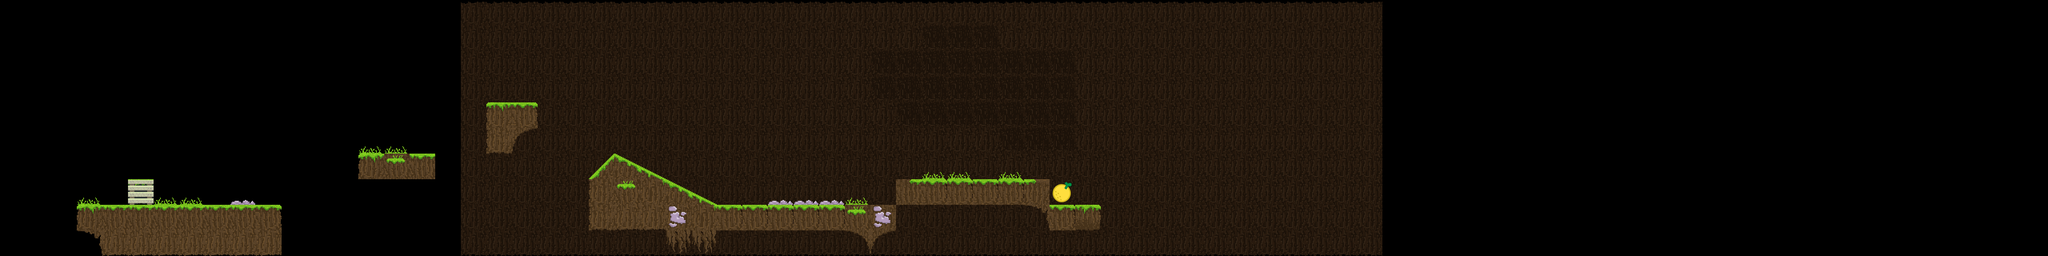

This game map was drawn from its Tiled (.tmx) file and the tilesets committed beside it. A one-line description and the trimmed map source follow:
An orthogonal 80x10 tile map with 64x64 px tiles, 2 tile layers (background, map), 3 tilesets and 24 objects (10x box, start, end).

<map version="1.0" orientation="orthogonal" renderorder="right-down" width="80" height="10" tilewidth="64" tileheight="64" nextobjectid="50">
 <tileset firstgid="1" name="MyTiles_64x64" tilewidth="64" tileheight="64" tilecount="64" columns="8">
  <image source="../tilesets/MyTiles_64x64.png" trans="000000" width="512" height="512" />
 </tileset>
 <tileset firstgid="65" name="Tiles_64x64" tilewidth="64" tileheight="64" tilecount="64" columns="8">
  <image source="../tilesets/Tiles_64x64.png" width="512" height="512" />
 </tileset>
 <tileset firstgid="129" name="endTile" tilewidth="64" tileheight="64" tilecount="1" columns="1">
  <image source="../tilesets/endTile.png" width="65" height="65" />
 </tileset>
 <layer name="background" width="80" height="10">
  <data>[800 cells, 361 non-empty, 5 distinct tile ids]</data>
 </layer>
 <layer name="map" width="80" height="10">
  <data>[800 cells, 71 non-empty, 25 distinct tile ids]</data>
 </layer>
 <objectgroup name="ground">
  <object id="2" x="2240" y="448" width="384" height="64" />
  <object id="3" x="2752" y="576">
   <polygon points="0,0 -128,0 -192,-64 0,-64" />
  </object>
  <object id="5" x="1216" y="384">
   <polygon points="0,0 64,0 86.1703,-45.9366 128,-64 128,-128 0,-128" />
  </object>
  <object id="7" x="896" y="384" width="192" height="64" />
  <object id="8" x="256" y="512" width="448" height="128" />
  <object id="9" x="192" y="512">
   <polygon points="0,0 64,0 64,128 0,64" />
  </object>
  <object id="20" x="1472" y="448" width="192" height="128" />
  <object id="21" x="1664" y="512" width="448" height="64" />
  <object id="22" x="1536" y="384">
   <polygon points="0,0 128,64 -64,64" />
  </object>
  <object id="23" x="1664" y="448">
   <polygon points="0,0 128,64 0,64" />
  </object>
  <object id="35" x="2112" y="512" width="128" height="64" />
  <object id="36" x="2112" y="576">
   <polygon points="0,0 64,64 128,0" />
  </object>
 </objectgroup>
 <objectgroup name="objects">
  <object id="39" type="box" x="960" y="320" width="64" height="64" />
  <object id="40" type="box" x="1024" y="320" width="64" height="64" />
  <object id="41" type="box" x="2048" y="448" width="64" height="64" />
  <object id="42" type="box" x="1984" y="448" width="64" height="64" />
  <object id="43" type="box" x="1920" y="448" width="64" height="64" />
  <object id="44" type="box" x="1920" y="384" width="64" height="64" />
  <object id="45" type="box" x="1984" y="384" width="64" height="64" />
  <object id="46" type="box" x="2048" y="384" width="64" height="64" />
  <object id="47" type="box" x="2048" y="320" width="64" height="64" />
  <object id="48" type="box" x="2048" y="256" width="64" height="64" />
 </objectgroup>
 <objectgroup name="positions">
  <object id="33" name="start" x="342.512" y="432.505" width="25.5205" height="25.5205" />
  <object id="34" name="end" x="2624" y="448" width="64" height="64" />
 </objectgroup>
</map>
